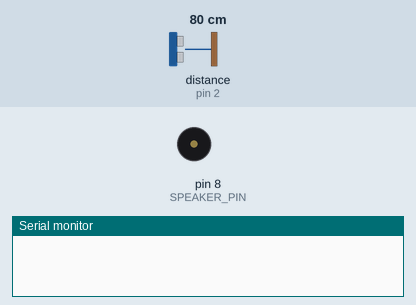
Recording of a sketch running on a simulated Arduino Uno, built with avr-gcc and run on an emulated ATmega328P. On the bench: buzzer (waves = sounding), the last lines printed to the serial monitor. Wiring (inferred from the names in the program): ultrasonic range finder: trigger pin 3; echo pin 2. The inputs (shaded band) are chosen by the test bench; at power-on: distance to the obstacle (sensor on pin 2) 80 cm. The echo pulse lasts 58.3 µs per cm.

Above: at 1.2 s.
1.3 s: distance to the obstacle (sensor on pin 2) set to 57 cm
2.8 s: distance to the obstacle (sensor on pin 2) set to 47 cm
At 3.2 s:
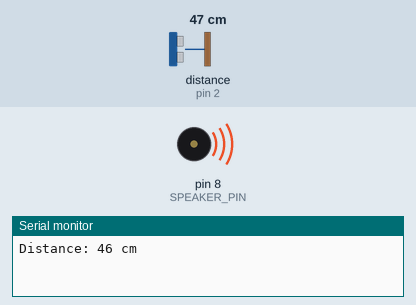
5.8 s: distance to the obstacle (sensor on pin 2) set to 60 cm
At 7.8 s:
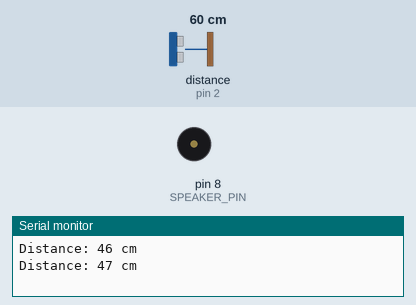
8.5 s: distance to the obstacle (sensor on pin 2) set to 2 cm
At 9.9 s:
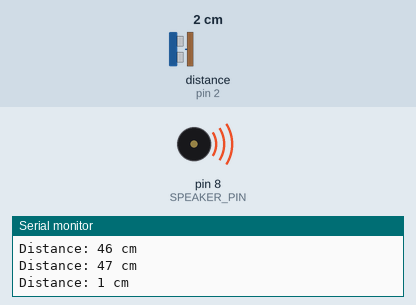
Timing chart, 0 to 14.0 s (numbered marks = the images above; inputs shaded):
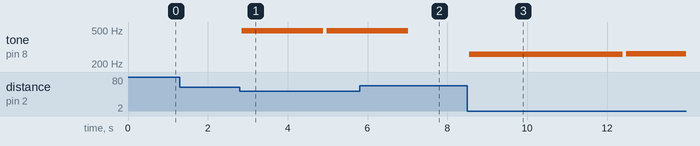

The sketch:

Visual_Intrepreter.ino
```cpp
int TRIG = 3;
int ECHO = 2;
int DURATION;
int DISTANCE;
int SPEAKER_PIN = 8; // Pin connected to the piezo speaker

void setup() {
  pinMode(TRIG, OUTPUT);
  pinMode(ECHO, INPUT);
  pinMode(SPEAKER_PIN, OUTPUT);
  Serial.begin(9600);
}

void loop() {
  digitalWrite(TRIG, HIGH);
  delayMicroseconds(10);
  digitalWrite(TRIG, LOW);
  DURATION = pulseIn(ECHO, HIGH);
  DISTANCE = DURATION / 58.2;

  if (DISTANCE > 0 && DISTANCE <= 50) {
    Serial.print("Distance: ");
    Serial.print(DISTANCE);
    Serial.println(" cm");

    if (DISTANCE <= 5) {
      playNote(262);
    } else if (DISTANCE <= 10) {
      playNote(294);
    } else if (DISTANCE <= 15) {
      playNote(330);
    } else if (DISTANCE <= 20) {
      playNote(349);
    } else if (DISTANCE <= 25) {
      playNote(392);
    } else if (DISTANCE <= 30) {
      playNote(440);
    } else {
      playNote(494);
    }

    delay(100);
  }
}

void playNote(int frequency) {
  int period = 1000000 / frequency; // Calculate the period in microseconds
  int halfPeriod = period / 2; // Calculate half of the period

  for (int i = 0; i < 1000; i++) { // Play the tone for 1 second (1000 milliseconds)
    digitalWrite(SPEAKER_PIN, HIGH); // Turn the speaker on
    delayMicroseconds(halfPeriod); // Delay for half of the period
    digitalWrite(SPEAKER_PIN, LOW); // Turn the speaker off
    delayMicroseconds(halfPeriod); // Delay for half of the period
  }
}
```

Measured:
- the behaviour switches between 52 and 51 cm on distance to the obstacle (sensor on pin 2) (found by bisection; images 0 and 1)
- after the input at 1.3 s, every drawn part: stays the same
- after the input at 2.8 s, tone on pin 8 (SPEAKER_PIN): silent → 491 Hz after 0.05 s, → silent 2.0 s later, → 491 Hz 0.09 s later
- after the input at 5.8 s, tone on pin 8 (SPEAKER_PIN): goes on until 7.0 s, then stays silent
- after the input at 8.5 s, tone on pin 8 (SPEAKER_PIN): silent → 261 Hz after 0.05 s, → silent 3.8 s later, → 262 Hz 0.09 s later
